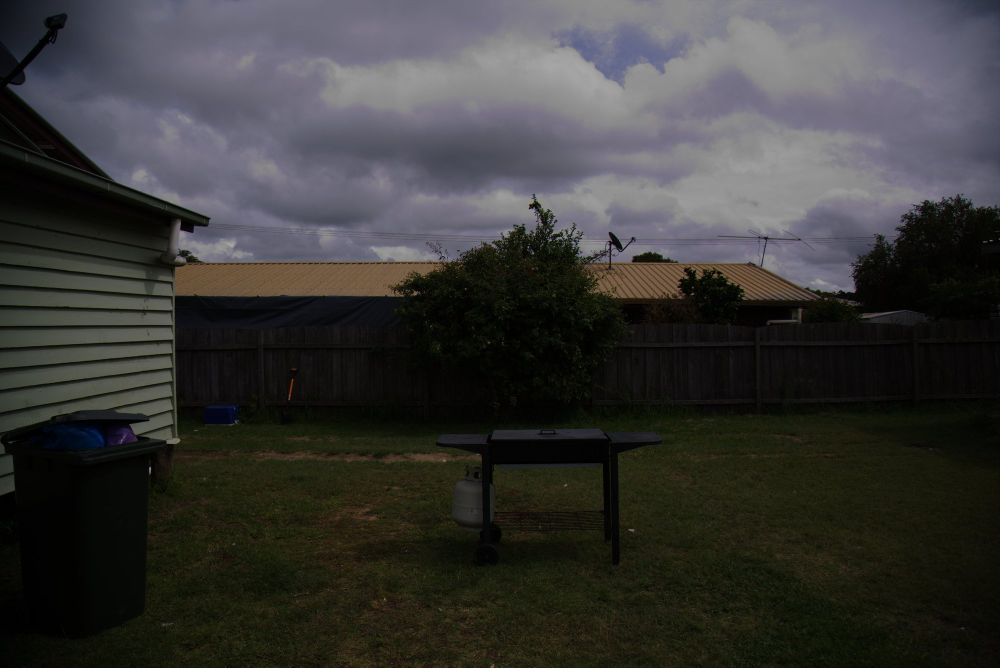
//> input picture Lab 2/image.jpg, 2000 x 1335 px (shown at 1/2 size)
$ ./main image.jpg   (built with g++ and OpenCV 4)
//> lines starting //> are read from the running program, lines starting //| are printed output that depends on the picture; after the words box and inside, x2 and y2 are one past the last pixel; in counts of white or black regions, pixels touching at a corner belong together
### Lab 2/histogram.h
//
// Created by hamidm9 on 5/24/23.
//

#ifndef LAB_2_HISTOGRAM_H
#define LAB_2_HISTOGRAM_H
void plotHistogram(const cv::Mat& image);
#endif //LAB_2_HISTOGRAM_H

### Lab 2/filters.h
//
// Created by hamidm9 on 5/24/23.
//

#ifndef LAB_2_FILTERS_H
#define LAB_2_FILTERS_H
int max_filter(cv::Mat& image, int kernelSize);
int min_filter(cv::Mat& image, int kernelSize);
int medianFilter(cv::Mat& image, int kernelSize);
int gaussianSmoothing(cv::Mat& image, int kernelSize, double sigma);
#endif //LAB_2_FILTERS_H

### Lab 2/histogram.cpp
//
// Created by hamidm9 on 5/24/23.
//
#include <opencv2/opencv.hpp>
#include <opencv2/imgproc/imgproc.hpp>
#include <opencv2/highgui/highgui.hpp>
#include <iostream>
#include "histogram.h"

void plotHistogram(const cv::Mat& image) {
    // Compute histogram
    int histSize = 256;  // Number of bins
    float range[] = { 0, 256 };
    const float* histRange = { range };
    bool uniform = true;
    bool accumulate = false;
    cv::Mat histogram;
    cv::calcHist(&image, 1, 0, cv::Mat(), histogram, 1, &histSize, &histRange, uniform, accumulate);

    // Create histogram image
    int histWidth = 512;
    int histHeight = 400;
    int binWidth = cvRound(static_cast<double>(histWidth) / histSize);
    cv::Mat histImage(histHeight, histWidth, CV_8UC3, cv::Scalar(0, 0, 0));

    // Normalize histogram values
    cv::normalize(histogram, histogram, 0, histImage.rows, cv::NORM_MINMAX, -1, cv::Mat());

    // Draw histogram bars
    for (int i = 0; i < histSize; i++) {
        int binHeight = cvRound(histogram.at<float>(i));
        cv::rectangle(histImage, cv::Point(i * binWidth, histHeight), cv::Point((i + 1) * binWidth, histHeight - binHeight), cv::Scalar(255, 255, 255), -1);
    }

    // Display histogram
    cv::imshow("Histogram", histImage);
    cv::waitKey(0);
}

### Lab 2/filters.cpp
//
// Created by hamidm9 on 5/24/23.
//
#include <iostream>
#include <opencv2/highgui.hpp>
#include <opencv2/opencv.hpp>
#include "filters.h"
int max_filter(cv::Mat& image, int kernelSize){

    if (kernelSize % 2 == 0) {
        std::cout << "Error: Kernel size must be an odd number." << std::endl;
        return -1;
    }
    int radius = kernelSize / 2;
    cv::Mat tempImage;
    image.copyTo(tempImage);


    for (int row = radius; row < image.rows - radius; ++row) {
        for (int col = radius; col < image.cols - radius; ++col) {
            uchar maxValue = 0;

            for (int i = -radius; i <= radius; ++i) {
                for (int j = -radius; j <= radius; ++j) {
                    uchar pixelValue = tempImage.at<uchar>(row + i, col + j);
                    maxValue = std::max(maxValue, pixelValue);
                }
            }

            image.at<uchar>(row, col) = maxValue;
        }
    }


    std::string windowName = "Max Filter (Kernel Size: " + std::to_string(kernelSize) + ")";
    cv::imshow(windowName, image);
    cv::waitKey(0);

}

int min_filter(cv::Mat& image, int kernelSize) {
    if (kernelSize % 2 == 0) {
        std::cout << "Error: Kernel size must be an odd number." << std::endl;
        return -1;
    }

    int radius = kernelSize / 2;
    cv::Mat tempImage;
    image.copyTo(tempImage);

    for (int row = radius; row < image.rows - radius; ++row) {
        for (int col = radius; col < image.cols - radius; ++col) {
            uchar minValue = 255;

            for (int i = -radius; i <= radius; ++i) {
                for (int j = -radius; j <= radius; ++j) {
                    uchar pixelValue = tempImage.at<uchar>(row + i, col + j);
                    minValue = std::min(minValue, pixelValue);
                }
            }

            image.at<uchar>(row, col) = minValue;
        }
    }
    std::string windowName = "Min Filter (Kernel Size: " + std::to_string(kernelSize) + ")";
    cv::imshow(windowName, image);
    cv::waitKey(0);
}

int medianFilter(cv::Mat& image, int kernelSize) {
    if (kernelSize % 2 == 0) {
        std::cout << "Error: Kernel size must be an odd number." << std::endl;
        return -1;
    }

    cv::Mat tempImage;
    cv::medianBlur(image, tempImage, kernelSize);

    // Display the image with the kernel size in the window name
    std::string windowName = "Median Filter (Kernel Size: " + std::to_string(kernelSize) + ")";
    cv::imshow(windowName, tempImage);
    cv::waitKey(0);
}

int gaussianSmoothing(cv::Mat& image, int kernelSize, double sigma) {
    if (kernelSize % 2 == 0) {
        std::cout << "Error: Kernel size must be an odd number." << std::endl;
        return -1;
    }

    cv::Mat tempImage;
    cv::GaussianBlur(image, tempImage, cv::Size(kernelSize, kernelSize), sigma);

    // Display the image with the kernel size in the window name
    std::string windowName = "Gaussian Smoothing (Kernel Size: " + std::to_string(kernelSize) + ")";
    cv::imshow(windowName, tempImage);
    cv::waitKey(0);
}

### Lab 2/main.cpp
#include <iostream>
#include <opencv2/highgui.hpp>
#include <opencv2/opencv.hpp>
#include "filters.h"
#include "histogram.h"
int main(int argc, char** argv) {


    cv::Mat imageforhistogram = cv::imread(argv[1], cv::IMREAD_GRAYSCALE);
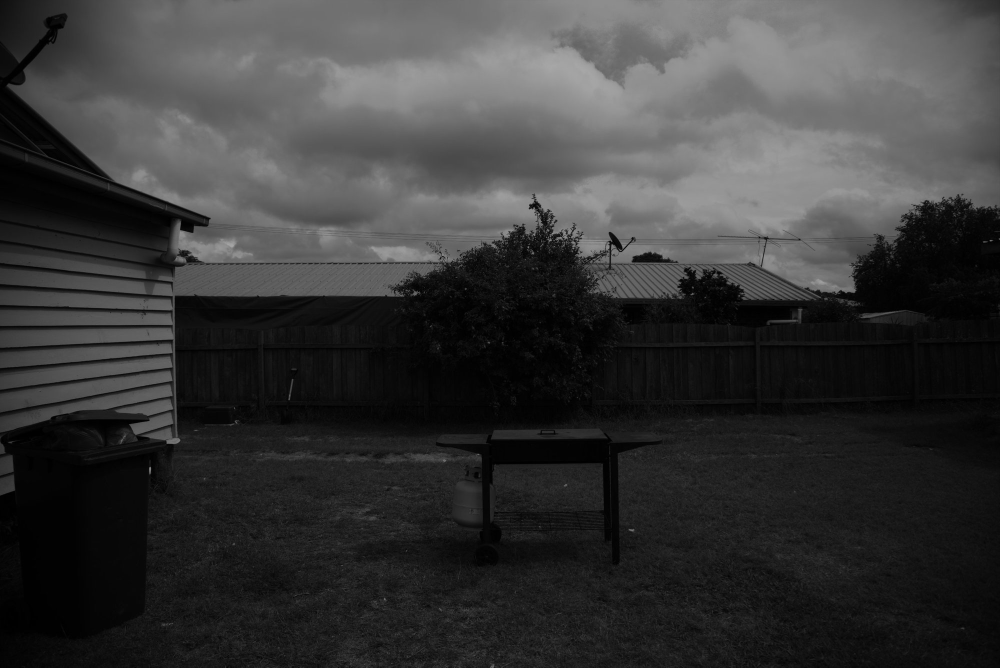
//> imageforhistogram: 1335 rows x 2000 cols, CV_8UC1 (shown at 1/2 size); min 0, max 168, mean 56.1


    plotHistogram(imageforhistogram);
//> in plotHistogram, `cv::calcHist(&image, 1, 0, cv::Mat(), histogram, 1, &histSize, &histRa..`: histogram = 256 values, max 53684 at index 4, min 0 at index 169, mean 10429.7
//> in plotHistogram, `cv::normalize(histogram, histogram, 0, histImage.rows, cv::NORM_MINMAX..`: histogram = 256 values, max 400 at index 4, min 0 at index 169, mean 77.71
//> the loop in plotHistogram, `for (int i = 0; i < histSize; i++)` made 256 passes
//> binHeight on passes 1 to 3: 55, 179, 362
//> after the loop in plotHistogram, `for (int i = 0; i < histSize; i++)`:
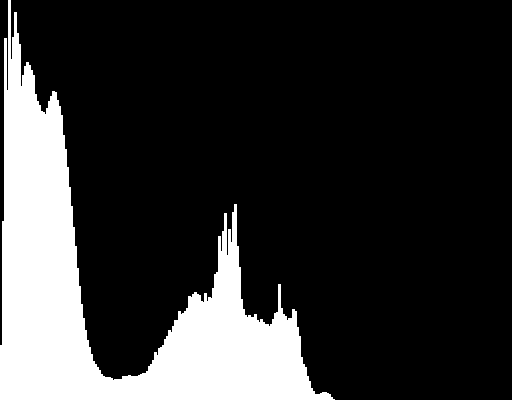
//> histImage: 400 rows x 512 cols, CV_8UC3; 19.9% white; 1 white region, box (x1, y1, x2, y2) and area: (0, 0, 335, 400) 40664
    // Apply histogram equalization
    cv::Mat equalizedImage;
    cv::equalizeHist(imageforhistogram, equalizedImage);
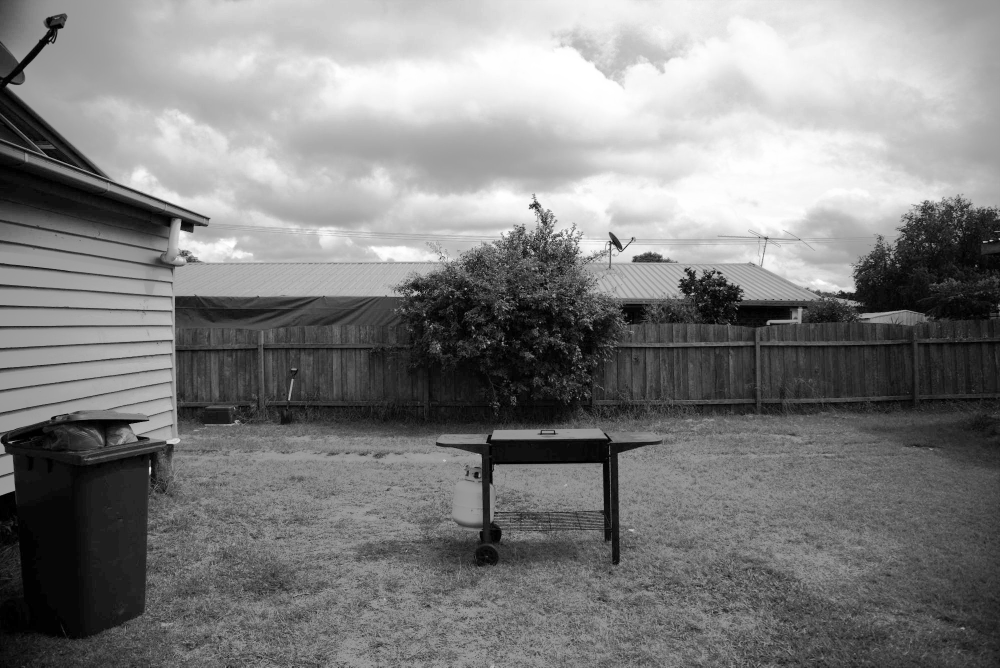
//> equalizedImage: 1335 rows x 2000 cols, CV_8UC1 (shown at 1/2 size); min 0, max 255, mean 128.5

    // Equalized image histogram
    std::cout << "Equalized Image Histogram" << std::endl;
    plotHistogram(equalizedImage);
//> in plotHistogram (call 2), `cv::calcHist(&image, 1, 0, cv::Mat(), histogram, 1, &histSize, &histRa..`: histogram = 256 values, max 53684 at index 16, min 0 at index 1, mean 10429.7
//> in plotHistogram (call 2), `cv::normalize(histogram, histogram, 0, histImage.rows, cv::NORM_MINMAX..`: histogram = 256 values, max 400 at index 16, min 0 at index 1, mean 77.71
//> the loop in plotHistogram (call 2), `for (int i = 0; i < histSize; i++)` made 256 passes
//> binHeight on passes 1 to 3: 55, 0, 179
//> after the loop in plotHistogram (call 2), `for (int i = 0; i < histSize; i++)`:
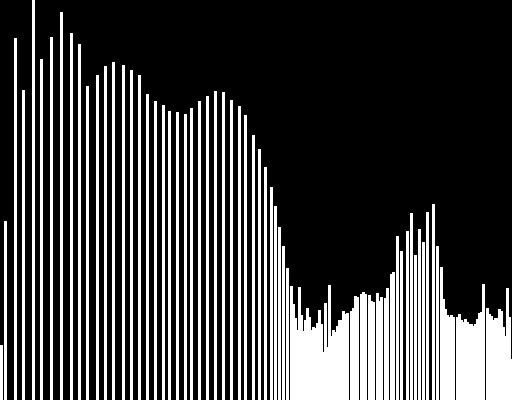
//> histImage: 400 rows x 512 cols, CV_8UC3; 26.4% white; 59 white regions, largest, box (x1, y1, x2, y2) and area: (290, 285, 349, 400) 5046, (456, 284, 485, 400) 2451, (486, 288, 512, 400) 2228

    // Display original and equalized images
    cv::imshow("Original Image", imageforhistogram);
    cv::imshow("Equalized Image", equalizedImage);
    cv::waitKey(0);
    cv::Mat image = cv::imread(argv[1]);
//> image is the input picture: 1335 rows x 2000 cols, CV_8UC3; mean B, G, R 54.5, 56.1, 56.7
    // Convert the image to grayscale
    cv::Mat grayscaleImage;
    cv::Mat grayscaleImage1;
    cv::Mat grayscaleImage2;
    cv::cvtColor(image, grayscaleImage, cv::COLOR_BGR2GRAY);
    cv::cvtColor(image, grayscaleImage1, cv::COLOR_BGR2GRAY);
    cv::cvtColor(image, grayscaleImage2, cv::COLOR_BGR2GRAY);
    // Save the grayscale image
    cv::imwrite("image_grayscale.jpg", grayscaleImage);
    cv::imwrite("image_grayscale1.jpg", grayscaleImage1);
    cv::imwrite("image_grayscale2.jpg", grayscaleImage2);
    cv::Mat grayscaleImage3;
    cv::cvtColor(image, grayscaleImage3, cv::COLOR_BGR2GRAY);
    cv::imwrite("image_grayscale3.jpg", grayscaleImage3);
    cv::Mat grayscaleImage4;
    cv::cvtColor(image, grayscaleImage4, cv::COLOR_BGR2GRAY);
    cv::imwrite("image_grayscale4.jpg", grayscaleImage4);
    cv::Mat grayscaleImage5;
    cv::cvtColor(image, grayscaleImage5, cv::COLOR_BGR2GRAY);
    cv::imwrite("image_grayscale5.jpg", grayscaleImage5);
    cv::Mat grayscaleImage6;
    cv::cvtColor(image, grayscaleImage6, cv::COLOR_BGR2GRAY);
    cv::imwrite("image_grayscale6.jpg", grayscaleImage6);
    cv::Mat grayscaleImage7;
    cv::cvtColor(image, grayscaleImage7, cv::COLOR_BGR2GRAY);
    cv::imwrite("image_grayscale7.jpg", grayscaleImage7);
    cv::Mat grayscaleImage8;
    cv::cvtColor(image, grayscaleImage8, cv::COLOR_BGR2GRAY);
    cv::imwrite("image_grayscale8.jpg", grayscaleImage8);
    max_filter(grayscaleImage,3);
    max_filter(grayscaleImage1,5);
//> call 2 of max_filter, with kernelSize = 5
//> after the loop in max_filter (call 2), `for (int row = radius; row < image.rows - radius; ++row)`:
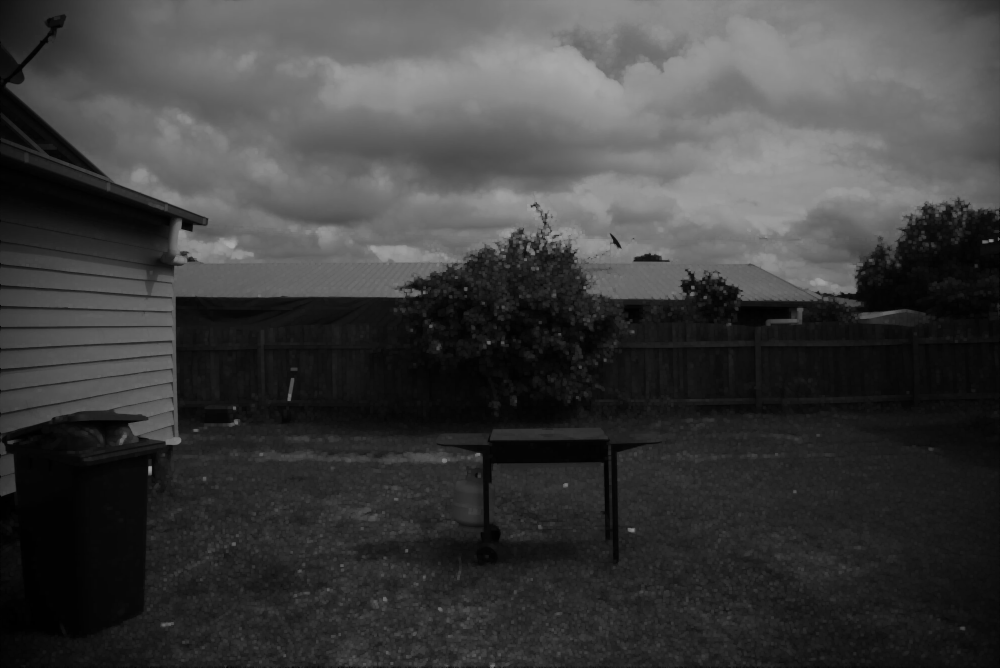
//> image: 1335 rows x 2000 cols, CV_8UC1 (shown at 1/2 size); min 0, max 168, mean 61.9
    min_filter(grayscaleImage2,3);
    min_filter(grayscaleImage3,5);
//> call 2 of min_filter, with kernelSize = 5
//> after the loop in min_filter (call 2), `for (int row = radius; row < image.rows - radius; ++row)`:
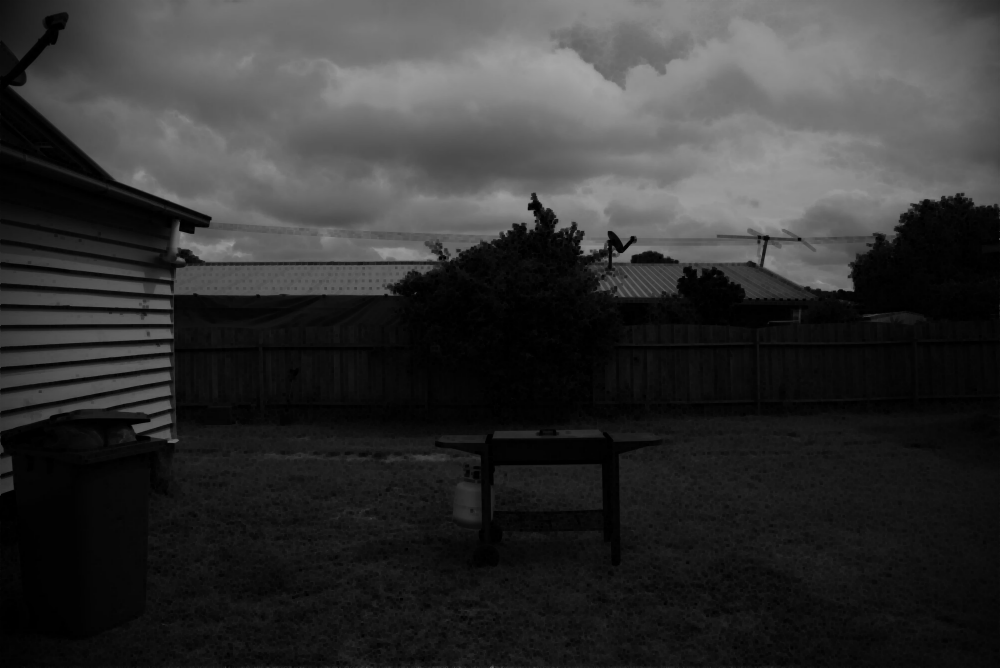
//> image: 1335 rows x 2000 cols, CV_8UC1 (shown at 1/2 size); min 0, max 166, mean 50.6
    medianFilter(grayscaleImage4,5);
    medianFilter(grayscaleImage5,11);
    gaussianSmoothing(grayscaleImage6, 3, 1);
    gaussianSmoothing(grayscaleImage7, 5, 2);
    gaussianSmoothing(grayscaleImage8, 7, 3);


    return 0;
}
